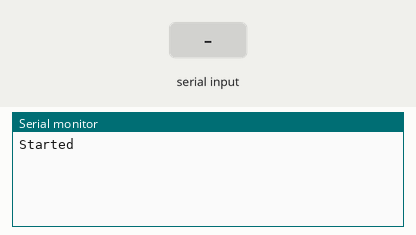
Recording of a sketch running on a simulated Arduino Uno, built with avr-gcc and run on an emulated ATmega328P. Parts: the last lines printed to the serial monitor. The inputs (shaded band) are chosen by the test bench.

Above: at 1.2 s.
1.3 s: "1\n" received over the second serial link
At 2.5 s:
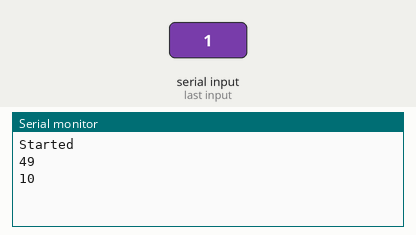
2.8 s: "0\n" received over the second serial link
At 3.8 s:
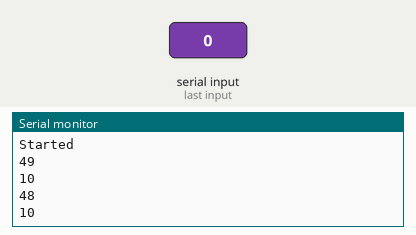
4.3 s: "2\n" received over the second serial link
At 4.9 s:
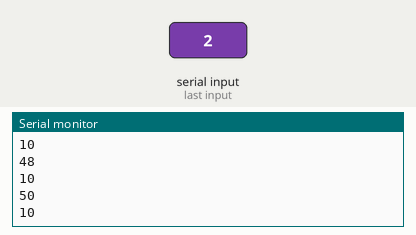
Timing chart, 0 to 7.3 s (numbered marks = the images above; inputs shaded):
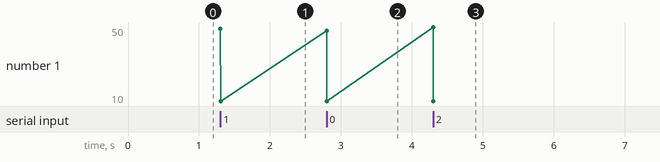

Measured:
- after the input at 1.3 s, the serial monitor: prints a new line at once (image 1)
- after the input at 2.8 s, the serial monitor: prints a new line at once (image 2)
- after the input at 4.3 s, the serial monitor: prints a new line at once (image 3)

The sketch:

scd_gpsToSerial.ino
```cpp
#ifndef SPEXSAT_BAUD
#define SPEXSAT_BAUD 9600
#endif

#ifndef SPEXGPS_BAUD
#define SPEXGPS_BAUD 4800
#endif

#include <SPI.h>
#include <SoftwareSerial.h>

#define RXGPS 0
#define TXGPS 1

SoftwareSerial serialGPS = SoftwareSerial(RXGPS, TXGPS);
String stringGPS = "";

void setup() {
    pinMode(RXGPS, INPUT);
    pinMode(TXGPS, OUTPUT);

    Serial.begin(SPEXSAT_BAUD);
    Serial.println("Started");

    // GPS Setup
    serialGPS.begin(SPEXGPS_BAUD);
    digitalWrite(TXGPS, HIGH);

    // Cut first gibberish (idk why we need this but it was in the template)
    while (serialGPS.available())
        if (serialGPS.read() == '\r')
            break;
}

void loop() {
    if (serialGPS.available()) {
        Serial.println(serialGPS.read());
    }
}
```
